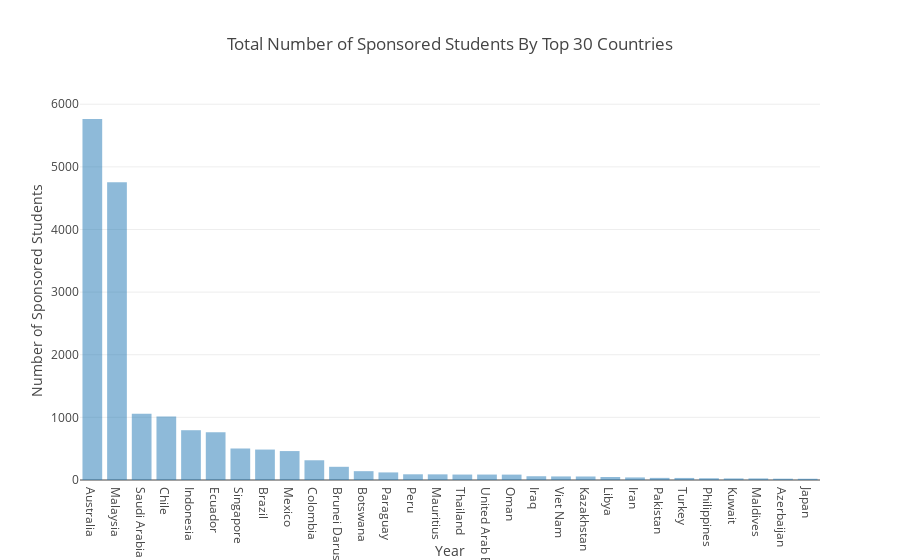

Notebook source saved alongside this figure:
### Code cell
traces = []
traces.append(go.Bar(
        x=top_countries_df.index.values,
        y=top_countries_df.values,
        name='Sponsored Student Count',
        opacity = 0.5))


layout = dict(
    title = 'Total Number of Sponsored Students By Top 30 Countries',
    xaxis = dict(title = 'Year'),
    
    yaxis = dict(
        title = 'Number of Sponsored Students',
        #range = [0, 250]
    ),
    
    legend=dict(
        x=0.3,
        y=1.1,
        traceorder='normal',
        font=dict(
            family='sans-serif',
            size=12,
            color='#000'
        ),
        orientation="h"
    )
,
)

fig = dict(data=traces, layout=layout)
iplot(fig)

### Figure 1 — Plotly figure (JSON) as saved in the notebook; plotly's stock layout.template omitted (floating-point values rounded to 4 significant figures)
{"data": [{"name": "Sponsored Student Count", "opacity": 0.5, "type": "bar", "uid": "2a943f4b-19a9-4132-8ccb-1ddd67cba4fd", "x": ["Australia", "Malaysia", "Saudi Arabia", "Chile", "Indonesia", "Ecuador", "Singapore", "Brazil", "Mexico", "Colombia", "Brunei Darussalam", "Botswana", "Paraguay", "Peru", "Mauritius", "Thailand", "United Arab Emirates", "Oman", "Iraq", "Viet Nam", "Kazakhstan", "Libya", "Iran", "Pakistan", "Turkey", "Philippines", "Kuwait", "Maldives", "Azerbaijan", "Japan"], "y": [5764, 4755, 1058, 1015, 795, 761, 503, 486, 462, 315, 211, 141, 121, 91, 90, 87, 87, 86, 60, 57, 56, 48, 41, 34, 33, 28, 25, 25, 21, 20]}], "layout": {"legend": {"font": {"color": "#000", "family": "sans-serif", "size": 12}, "orientation": "h", "traceorder": "normal", "x": 0.3, "y": 1.1}, "title": {"text": "Total Number of Sponsored Students By Top 30 Countries"}, "xaxis": {"title": {"text": "Year"}}, "yaxis": {"title": {"text": "Number of Sponsored Students"}}}}
